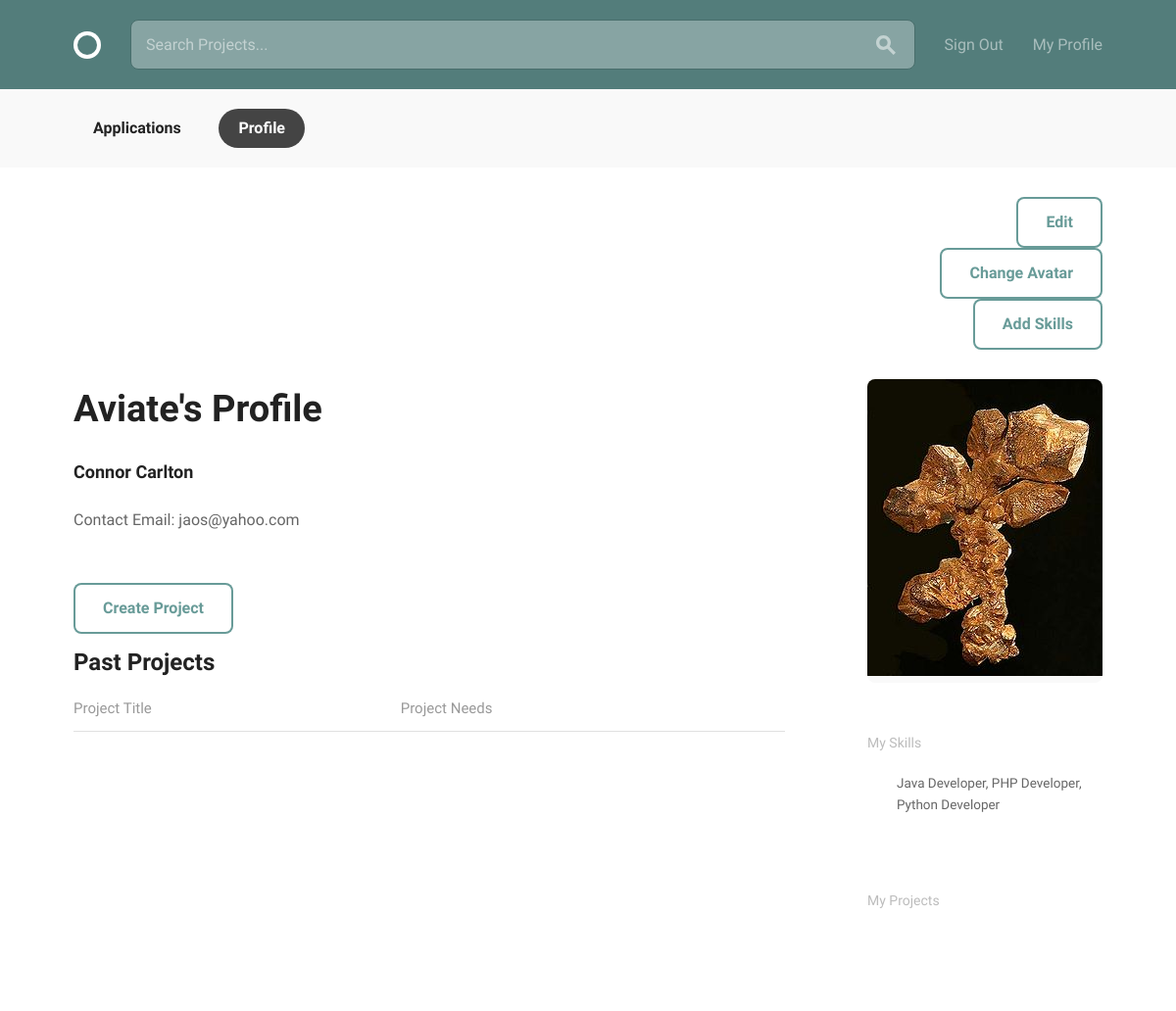
/accounts/profile/ (signed in), run on the app's committed database.
### accounts/models.py (models this page shows)
class Profile(models.Model):
    user = models.OneToOneField(User, on_delete=models.CASCADE)
    bio = models.CharField(max_length=500, blank=True)
    location = models.CharField(max_length=30, blank=True)
    birth_date = models.DateField(null=True, blank=True)
    avatar = models.ImageField(upload_to='images/', blank=True)
    skills = MultiSelectField(choices=SKILL_CHOICES)

### accounts/views.py (the view)
def my_profile(request):
    profile = Profile.objects.get(user=request.user)
    return render(request, 'profile.html', {'profile': profile})

### accounts/templates/profile.html (shortened to what this page needs)
{% extends "layout.html" %}
{% load static from staticfiles %}
{% block content %}
<body>
  <div class="circle--actions--bar">
    <nav class="bounds">
      <ul class="circle--pill--list">
        <li><a href="applications.html">Applications</a></li>
        <li><a class="selected" href="{% url 'accounts:profile' %}">Profile</a></li>
      </ul>
    </nav>
  </div>
  <div class="bounds circle--page">
    <div class="circle--page--header circle--fluid">
      <div class="circle--fluid--cell circle--fluid--primary">
      </div>
      <div class="circle--fluid--cell circle--fluid--secondary">
        <a class="button icon-on-left" href="{% url 'accounts:edit' %}">Edit</a>
        <a class="button icon-on-left" href="{% url 'accounts:change_avatar' %}">Change Avatar</a>
          <a class="button icon-on-left" href="{% url 'accounts:change_skills' %}">Add Skills</a>
      </div>
    </div>
    <div class="grid-70">
      <h1>{{ user.username }}'s Profile</h1>
        <h3> {{ user.first_name }} {{user.last_name }}</h3>
      <div class="circle--article--body">
          <p>Contact Email: {{ user.email }}</p>
      </div>
    <a class="button icon-on-left" href="{% url 'projects:new_project' %}">Create Project</a>
        <h2>Past Projects</h2>
      <table class="u-full-width circle--table">
        <thead>
          <tr>
            <th>Project Title</th>
            <th class="circle--cell--right">Project Needs</th>
          </tr>
        </thead>
      </table>
    </div>
    <div class="grid-25 grid-push-5">
      <div class="circle--secondary--module">
        <div class="circle--primary--avatar">
          {% if profile.avatar %}
            <img src="{{ profile.avatar.url }}">
            {% else %}
            <ul>No Avatar</ul>
          {% endif %}
        </div>
      </div>
      <div class="circle--secondary--module">
        <h4>My Skills</h4>
        <ul class="unloaded">
            {% if profile.skills %}
            <ul>{{ profile.skills }}</ul>
          {% else %}
          <td>None</td>
          {% endif %}
        </ul>
      </div>
      <div class="circle--secondary--module">
        <h4>My Projects</h4>
      </div>
    </div>
  </div>
</body>
{% endblock content %}

### data on the page
Profile: avatar (picture), skills "Java Developer, PHP Developer, Python Developer"

### other printed values
{{ user.username }} "Aviate"
{{ user.first_name }} "Connor"
{{ user.last_name }} "Carlton"
{{ user.email }} "jaos@yahoo.com"
